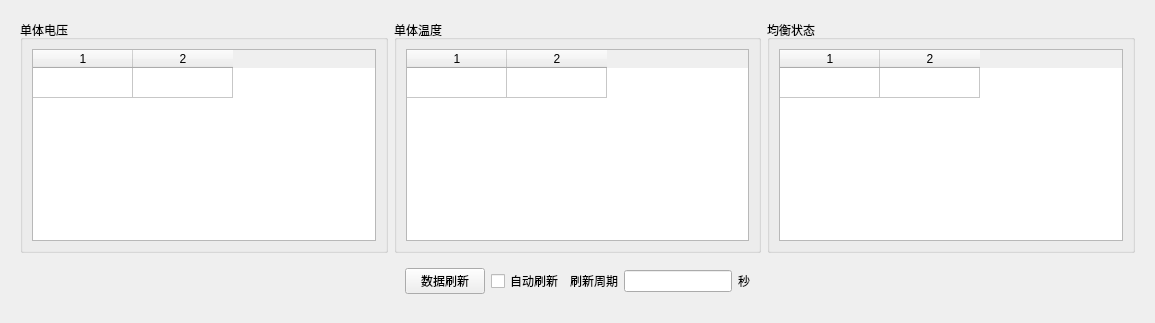
      <widget class="QWidget" name="tab_2">
       <attribute name="title">
        <string>详细电压温度信息</string>
       </attribute>
       <layout class="QGridLayout" name="gridLayout_6">
        <item row="0" column="0">
         <widget class="QWidget" name="widget_7" native="true">
          <layout class="QGridLayout" name="gridLayout_7">
           <item row="0" column="0">
            <widget class="QGroupBox" name="groupBox_cellVol">
             <property name="title">
              <string>单体电压</string>
             </property>
             <layout class="QVBoxLayout" name="verticalLayout_2">
              <item>
               <widget class="QTableWidget" name="tableWidget">
                <property name="rowCount">
                 <number>1</number>
                </property>
                <property name="columnCount">
                 <number>2</number>
                </property>
                <attribute name="horizontalHeaderStretchLastSection">
                 <bool>false</bool>
                </attribute>
                <attribute name="verticalHeaderVisible">
                 <bool>false</bool>
                </attribute>
                <row/>
                <column/>
                <column/>
               </widget>
              </item>
             </layout>
            </widget>
           </item>
           <item row="0" column="1">
            <widget class="QGroupBox" name="groupBox_cellTemp">
             <property name="title">
              <string>单体温度</string>
             </property>
             <layout class="QVBoxLayout" name="verticalLayout_3">
              <item>
               <widget class="QTableWidget" name="tableWidget_2">
                <property name="rowCount">
                 <number>1</number>
                </property>
                <property name="columnCount">
                 <number>2</number>
                </property>
                <attribute name="horizontalHeaderShowSortIndicator" stdset="0">
                 <bool>false</bool>
                </attribute>
                <attribute name="horizontalHeaderStretchLastSection">
                 <bool>false</bool>
                </attribute>
                <attribute name="verticalHeaderVisible">
                 <bool>false</bool>
                </attribute>
                <attribute name="verticalHeaderCascadingSectionResizes">
                 <bool>false</bool>
                </attribute>
                <attribute name="verticalHeaderStretchLastSection">
                 <bool>false</bool>
                </attribute>
                <row/>
                <column/>
                <column/>
               </widget>
              </item>
             </layout>
            </widget>
           </item>
           <item row="0" column="2">
            <widget class="QGroupBox" name="groupBox_junHeng">
             <property name="title">
              <string>均衡状态</string>
             </property>
             <layout class="QVBoxLayout" name="verticalLayout_4">
              <item>
               <widget class="QTableWidget" name="tableWidget_3">
                <property name="rowCount">
                 <number>1</number>
                </property>
                <property name="columnCount">
                 <number>2</number>
                </property>
                <attribute name="verticalHeaderVisible">
                 <bool>false</bool>
                </attribute>
                <row/>
                <column/>
                <column/>
               </widget>
              </item>
             </layout>
            </widget>
           </item>
           <item row="1" column="0" colspan="3">
            <widget class="QWidget" name="widget" native="true">
             <property name="sizePolicy">
              <sizepolicy hsizetype="Preferred" vsizetype="Preferred">
               <horstretch>0</horstretch>
               <verstretch>0</verstretch>
              </sizepolicy>
             </property>
             <layout class="QHBoxLayout" name="horizontalLayout">
              <item>
               <spacer name="horizontalSpacer_3">
                <property name="orientation">
                 <enum>Qt::Horizontal</enum>
                </property>
                <property name="sizeHint" stdset="0">
                 <size>
                  <width>376</width>
                  <height>20</height>
                 </size>
                </property>
               </spacer>
              </item>
              <item>
               <widget class="QPushButton" name="button_dataFlush">
                <property name="sizePolicy">
                 <sizepolicy hsizetype="Minimum" vsizetype="Fixed">
                  <horstretch>0</horstretch>
                  <verstretch>0</verstretch>
                 </sizepolicy>
                </property>
                <property name="text">
                 <string>数据刷新</string>
                </property>
               </widget>
              </item>
              <item>
               <widget class="QCheckBox" name="dataCheckBox">
                <property name="text">
                 <string>自动刷新</string>
                </property>
               </widget>
              </item>
              <item>
               <widget class="QLabel" name="label_10">
                <property name="sizePolicy">
                 <sizepolicy hsizetype="Preferred" vsizetype="Fixed">
                  <horstretch>0</horstretch>
                  <verstretch>0</verstretch>
                 </sizepolicy>
                </property>
                <property name="text">
                 <string>刷新周期</string>
                </property>
               </widget>
              </item>
              <item>
               <widget class="QLineEdit" name="periodLineEdit">
                <property name="sizePolicy">
                 <sizepolicy hsizetype="Preferred" vsizetype="Fixed">
                  <horstretch>0</horstretch>
                  <verstretch>0</verstretch>
                 </sizepolicy>
                </property>
                <property name="alignment">
                 <set>Qt::AlignCenter</set>
                </property>
               </widget>
              </item>
              <item>
               <widget class="QLabel" name="label_11">
                <property name="sizePolicy">
                 <sizepolicy hsizetype="Preferred" vsizetype="Fixed">
                  <horstretch>0</horstretch>
                  <verstretch>0</verstretch>
                 </sizepolicy>
                </property>
                <property name="text">
                 <string>秒</string>
                </property>
               </widget>
              </item>
              <item>
               <spacer name="horizontalSpacer_4">
                <property name="orientation">
                 <enum>Qt::Horizontal</enum>
                </property>
                <property name="sizeHint" stdset="0">
                 <size>
                  <width>376</width>
                  <height>20</height>
                 </size>
                </property>
               </spacer>
              </item>
             </layout>
            </widget>
           </item>
          </layout>
         </widget>
        </item>
       </layout>
      </widget>
